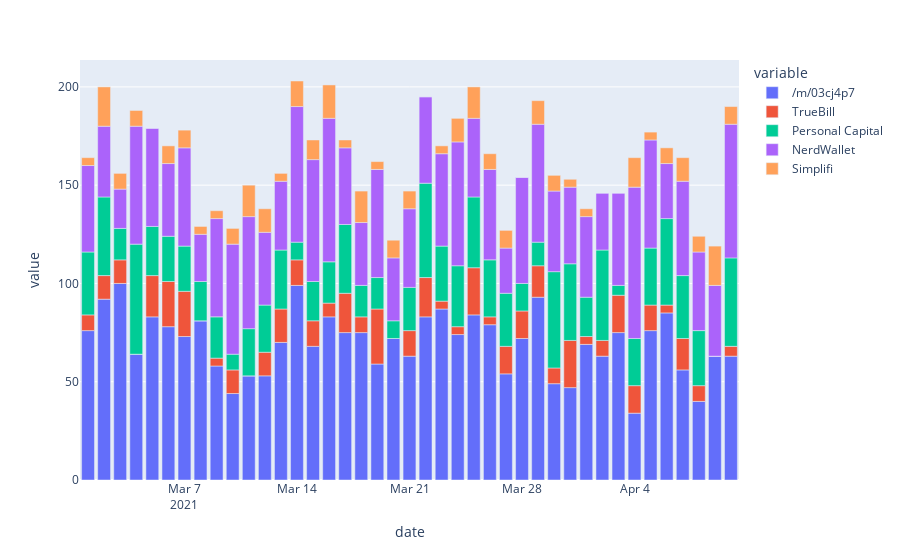

Notebook code cell kept with this figure:
### Code cell
import plotly.express as px
fig = px.bar(df_short, x='date', y=['/m/03cj4p7', 'TrueBill', 'Personal Capital', 'NerdWallet', 'Simplifi'])
fig
